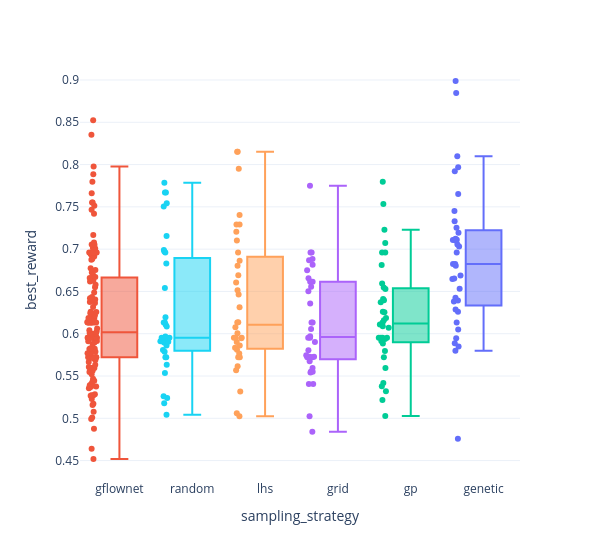

The notebook cell saved with this chart:
### Code cell
plot_final_boxplot(metrics, metric="best_reward")

### Figure 1 — Plotly figure (JSON) as saved in the notebook; plotly's stock layout.template omitted (floating-point values rounded to 4 significant figures; data arrays with more than 128 entries replaced by an {"elided": "..."} marker saying what was removed)
{"data": [{"alignmentgroup": "True", "boxpoints": "all", "customdata": {"elided": "144x5 mixed values"}, "hovertemplate": "sampling_strategy=%{x}<br>best_reward=%{y}<br>run=%{customdata[0]}<br>acquisition=%{customdata[1]}<br>n_init=%{customdata[2]}<br>n_candidates_per_iter=%{customdata[3]}<br>seed=%{customdata[4]}<extra></extra>", "legendgroup": "gflownet", "marker": {"color": "#ef553b"}, "name": "gflownet", "notched": false, "offsetgroup": "gflownet", "orientation": "v", "showlegend": true, "type": "box", "x": {"elided": "144 str values"}, "x0": " ", "xaxis": "x", "y": {"elided": "144 float values"}, "y0": " ", "yaxis": "y"}, {"alignmentgroup": "True", "boxpoints": "all", "customdata": {"elided": "36x5 mixed values"}, "hovertemplate": "sampling_strategy=%{x}<br>best_reward=%{y}<br>run=%{customdata[0]}<br>acquisition=%{customdata[1]}<br>n_init=%{customdata[2]}<br>n_candidates_per_iter=%{customdata[3]}<br>seed=%{customdata[4]}<extra></extra>", "legendgroup": "random", "marker": {"color": "#19d3f3"}, "name": "random", "notched": false, "offsetgroup": "random", "orientation": "v", "showlegend": true, "type": "box", "x": ["random", "random", "random", "random", "random", "random", "random", "random", "random", "random", "random", "random", "random", "random", "random", "random", "random", "random", "random", "random", "random", "random", "random", "random", "random", "random", "random", "random", "random", "random", "random", "random", "random", "random", "random", "random"], "x0": " ", "xaxis": "x", "y": [0.5633, 0.5178, 0.5723, 0.5896, 0.5954, 0.5954, 0.5808, 0.5906, 0.6131, 0.7504, 0.5241, 0.5535, 0.6539, 0.7669, 0.6959, 0.5862, 0.6105, 0.6988, 0.6973, 0.5921, 0.5723, 0.5787, 0.5954, 0.5954, 0.5911, 0.5043, 0.6131, 0.6195, 0.6087, 0.5261, 0.6831, 0.7669, 0.7784, 0.5966, 0.7157, 0.7543], "y0": " ", "yaxis": "y"}, {"alignmentgroup": "True", "boxpoints": "all", "customdata": {"elided": "36x5 mixed values"}, "hovertemplate": "sampling_strategy=%{x}<br>best_reward=%{y}<br>run=%{customdata[0]}<br>acquisition=%{customdata[1]}<br>n_init=%{customdata[2]}<br>n_candidates_per_iter=%{customdata[3]}<br>seed=%{customdata[4]}<extra></extra>", "legendgroup": "lhs", "marker": {"color": "#ffa15a"}, "name": "lhs", "notched": false, "offsetgroup": "lhs", "orientation": "v", "showlegend": true, "type": "box", "x": ["lhs", "lhs", "lhs", "lhs", "lhs", "lhs", "lhs", "lhs", "lhs", "lhs", "lhs", "lhs", "lhs", "lhs", "lhs", "lhs", "lhs", "lhs", "lhs", "lhs", "lhs", "lhs", "lhs", "lhs", "lhs", "lhs", "lhs", "lhs", "lhs", "lhs", "lhs", "lhs", "lhs", "lhs", "lhs", "lhs"], "x0": " ", "xaxis": "x", "y": [0.6313, 0.5567, 0.5723, 0.7101, 0.5954, 0.5954, 0.6692, 0.6463, 0.6136, 0.6805, 0.6606, 0.5316, 0.581, 0.6006, 0.6959, 0.8152, 0.5859, 0.7292, 0.5946, 0.5765, 0.5723, 0.6078, 0.6863, 0.5954, 0.6514, 0.7206, 0.6131, 0.5614, 0.5024, 0.506, 0.7951, 0.5835, 0.7404, 0.8152, 0.5903, 0.7292], "y0": " ", "yaxis": "y"}, {"alignmentgroup": "True", "boxpoints": "all", "customdata": {"elided": "36x5 mixed values"}, "hovertemplate": "sampling_strategy=%{x}<br>best_reward=%{y}<br>run=%{customdata[0]}<br>acquisition=%{customdata[1]}<br>n_init=%{customdata[2]}<br>n_candidates_per_iter=%{customdata[3]}<br>seed=%{customdata[4]}<extra></extra>", "legendgroup": "grid", "marker": {"color": "#ab63fa"}, "name": "grid", "notched": false, "offsetgroup": "grid", "orientation": "v", "showlegend": true, "type": "box", "x": ["grid", "grid", "grid", "grid", "grid", "grid", "grid", "grid", "grid", "grid", "grid", "grid", "grid", "grid", "grid", "grid", "grid", "grid", "grid", "grid", "grid", "grid", "grid", "grid", "grid", "grid", "grid", "grid", "grid", "grid", "grid", "grid", "grid", "grid", "grid", "grid"], "x0": " ", "xaxis": "x", "y": [0.6615, 0.5744, 0.5723, 0.7751, 0.6615, 0.6615, 0.6884, 0.5405, 0.6131, 0.6056, 0.5543, 0.484, 0.5969, 0.5595, 0.6959, 0.6554, 0.5552, 0.5727, 0.5804, 0.6359, 0.5723, 0.6815, 0.5954, 0.5954, 0.6656, 0.555, 0.6131, 0.6752, 0.5405, 0.5026, 0.5903, 0.6869, 0.6959, 0.5674, 0.6502, 0.5727], "y0": " ", "yaxis": "y"}, {"alignmentgroup": "True", "boxpoints": "all", "customdata": {"elided": "36x5 mixed values"}, "hovertemplate": "sampling_strategy=%{x}<br>best_reward=%{y}<br>run=%{customdata[0]}<br>acquisition=%{customdata[1]}<br>n_init=%{customdata[2]}<br>n_candidates_per_iter=%{customdata[3]}<br>seed=%{customdata[4]}<extra></extra>", "legendgroup": "gp", "marker": {"color": "#00cc96"}, "name": "gp", "notched": false, "offsetgroup": "gp", "orientation": "v", "showlegend": true, "type": "box", "x": ["gp", "gp", "gp", "gp", "gp", "gp", "gp", "gp", "gp", "gp", "gp", "gp", "gp", "gp", "gp", "gp", "gp", "gp", "gp", "gp", "gp", "gp", "gp", "gp", "gp", "gp", "gp", "gp", "gp", "gp", "gp", "gp", "gp", "gp", "gp", "gp"], "x0": " ", "xaxis": "x", "y": [0.6394, 0.5418, 0.5723, 0.5884, 0.5954, 0.5954, 0.5378, 0.6528, 0.616, 0.6371, 0.6089, 0.5026, 0.6185, 0.6255, 0.6959, 0.6812, 0.5797, 0.5939, 0.7534, 0.532, 0.6593, 0.611, 0.5954, 0.5954, 0.7231, 0.5914, 0.6131, 0.6259, 0.6071, 0.5217, 0.6546, 0.5595, 0.6959, 0.6411, 0.7073, 0.7798], "y0": " ", "yaxis": "y"}, {"alignmentgroup": "True", "boxpoints": "all", "customdata": {"elided": "36x5 mixed values"}, "hovertemplate": "sampling_strategy=%{x}<br>best_reward=%{y}<br>run=%{customdata[0]}<br>acquisition=%{customdata[1]}<br>n_init=%{customdata[2]}<br>n_candidates_per_iter=%{customdata[3]}<br>seed=%{customdata[4]}<extra></extra>", "legendgroup": "genetic", "marker": {"color": "#636efa"}, "name": "genetic", "notched": false, "offsetgroup": "genetic", "orientation": "v", "showlegend": true, "type": "box", "x": ["genetic", "genetic", "genetic", "genetic", "genetic", "genetic", "genetic", "genetic", "genetic", "genetic", "genetic", "genetic", "genetic", "genetic", "genetic", "genetic", "genetic", "genetic", "genetic", "genetic", "genetic", "genetic", "genetic", "genetic", "genetic", "genetic", "genetic", "genetic", "genetic", "genetic", "genetic", "genetic", "genetic", "genetic", "genetic", "genetic"], "x0": " ", "xaxis": "x", "y": [0.7452, 0.7122, 0.7922, 0.6824, 0.7108, 0.6259, 0.7331, 0.6687, 0.6394, 0.81, 0.7103, 0.4759, 0.6532, 0.5888, 0.711, 0.6653, 0.7653, 0.6287, 0.5849, 0.8848, 0.6803, 0.6824, 0.8988, 0.7194, 0.7967, 0.703, 0.6131, 0.5946, 0.7055, 0.5799, 0.6648, 0.6426, 0.6959, 0.7254, 0.638, 0.6049], "y0": " ", "yaxis": "y"}], "layout": {"boxmode": "overlay", "legend": {"title": {"text": "sampling_strategy"}, "tracegroupgap": 0}, "margin": {"t": 60}, "showlegend": false, "width": 600, "xaxis": {"anchor": "y", "categoryarray": ["gflownet", "random", "lhs", "grid", "gp", "genetic"], "categoryorder": "array", "domain": [0, 1], "title": {"text": "sampling_strategy"}}, "yaxis": {"anchor": "x", "domain": [0, 1], "title": {"text": "best_reward"}}}}
